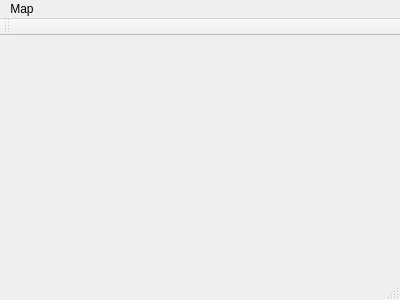
<?xml version="1.0" encoding="UTF-8"?>
<ui version="4.0">
 <class>MainWindow</class>
 <widget class="QMainWindow" name="MainWindow">
  <property name="geometry">
   <rect>
    <x>0</x>
    <y>0</y>
    <width>400</width>
    <height>300</height>
   </rect>
  </property>
  <property name="windowTitle">
   <string>MainWindow</string>
  </property>
  <widget class="QWidget" name="centralWidget"/>
  <widget class="QMenuBar" name="menuBar">
   <property name="geometry">
    <rect>
     <x>0</x>
     <y>0</y>
     <width>400</width>
     <height>21</height>
    </rect>
   </property>
   <widget class="QMenu" name="menuMap">
    <property name="title">
     <string>Map</string>
    </property>
    <addaction name="actionNew"/>
    <addaction name="actionSave"/>
   </widget>
   <addaction name="menuMap"/>
  </widget>
  <widget class="QToolBar" name="mainToolBar">
   <attribute name="toolBarArea">
    <enum>TopToolBarArea</enum>
   </attribute>
   <attribute name="toolBarBreak">
    <bool>false</bool>
   </attribute>
  </widget>
  <widget class="QStatusBar" name="statusBar"/>
  <action name="actionNew">
   <property name="text">
    <string>New</string>
   </property>
  </action>
  <action name="actionSave">
   <property name="text">
    <string>Save</string>
   </property>
  </action>
 </widget>
 <layoutdefault spacing="6" margin="11"/>
 <resources/>
 <connections/>
</ui>
